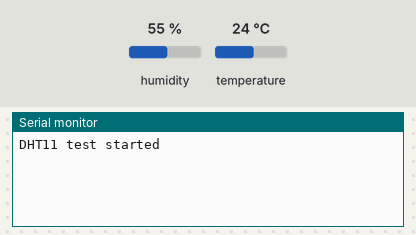
Recording of a sketch running on a simulated ESP32. Parts: the last lines printed to the serial monitor. The test bench sets the inputs (shaded band); at power-on: humidity 55 %, temperature 24 °C.

Above: at 1.7 s.
1.8 s: humidity set to 22 %
At 4.0 s:
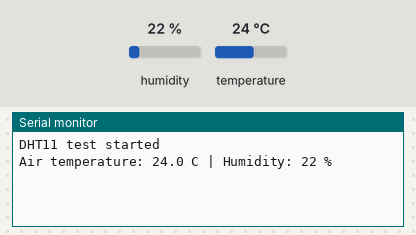
6.0 s: temperature set to 12 °C
At 7.6 s:
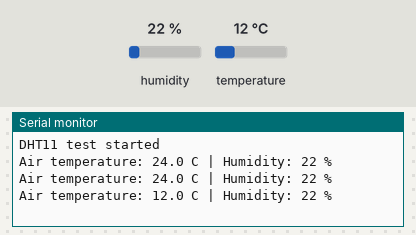
9.0 s: humidity set to 40 %
At 11.2 s:
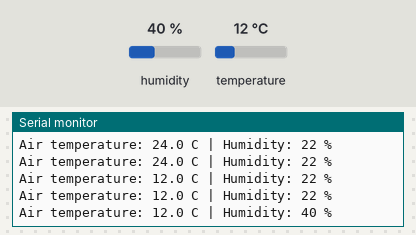

Measured:
- after the input at 1.8 s, the serial monitor: prints a new line after 0.72 s (image 1)
- after the input at 6.0 s, the serial monitor: prints a new line after 0.57 s (image 2)
- after the input at 9.0 s, the serial monitor: prints a new line after 1.6 s (image 3)

The sketch:

dht11_test.ino
```cpp
// DHT11 test: air temperature and humidity on GPIO19. Serial Monitor at 115200 baud.
// Library: "DHT sensor library" by Adafruit (install it with its dependencies).

#include <DHT.h>

DHT dht(19, DHT11);

void setup() {
  Serial.begin(115200);
  delay(500);
  dht.begin();
  Serial.println("DHT11 test started");
}

void loop() {
  delay(2000);                    // the DHT11 needs about 2 s between readings
  float h = dht.readHumidity();
  float t = dht.readTemperature();
  if (isnan(h) || isnan(t)) {
    Serial.println("No reading - check wiring (VCC 3V3, GND, DATA on GPIO19)");
    return;
  }
  Serial.print("Air temperature: "); Serial.print(t, 1); Serial.print(" C | Humidity: ");
  Serial.print(h, 0); Serial.println(" %");
}
```
